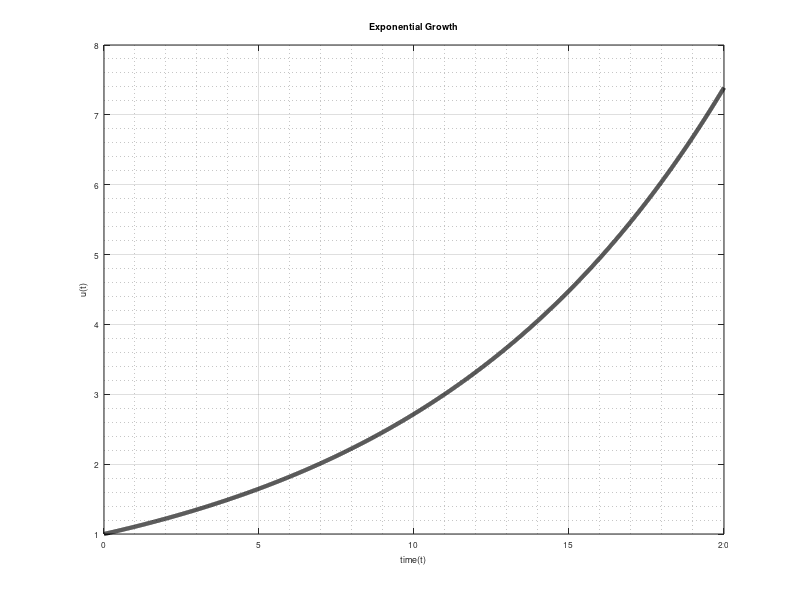

MATLAB code for this plot:
%% Growth_Decay

close all; clear; clc

% Discretize time: 
N = 1e4;
t_0 = 0;
t_end = 20;
t = linspace(t_0,t_end,N);

% Parameters
k = 0.1;

% Initial Condition
u0 = 1;

% Right hand side:

dudt = @(t,u)k*u;

% Numerically solve the IVP
[t,u] = ode45(dudt, t, u0);

%Plot
figure(1)
plot(t,u,'k','lineWidth',3)
title('Exponential Growth', 'FontSize',10)
xlabel('time(t)', 'FontSize', 8)
ylabel('u(t)', 'FontSize', 8)
set(gca, 'fontsize', 6)
grid on
grid minor
